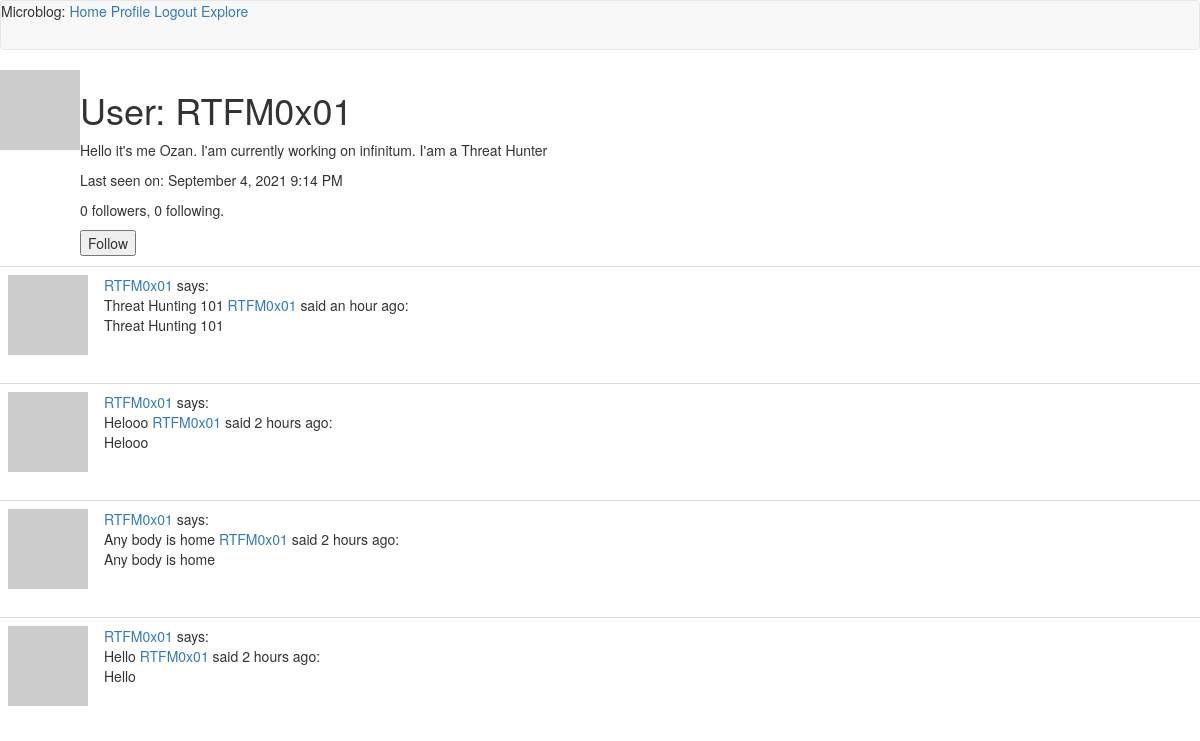
Page /user/RTFM0x01 (signed in) on the committed database.
### app/models.py (models this page shows, shortened)
class User(UserMixin, db.Model):
    id = db.Column(db.Integer, primary_key=True)
    username = db.Column(db.String(64), index=True, unique=True)
    email = db.Column(db.String(120), index=True, unique=True)
    password_hash = db.Column(db.String(128))
    posts = db.relationship('Post', backref='author', lazy='dynamic')
    about_me = db.Column(db.String(140))
    last_seen = db.Column(db.DateTime, default=datetime.utcnow)
    followed = db.relationship(
        'User', secondary=followers,
        primaryjoin=(followers.c.follower_id == id),
        secondaryjoin=(followers.c.followed_id == id),
        backref=db.backref('followers', lazy='dynamic'), lazy='dynamic')
    def is_following(self, user):
        return self.followed.filter(
            followers.c.followed_id == user.id).count() > 0
    def avatar(self, size):
        digest = md5(self.email.lower().encode('utf-8')).hexdigest()
        return 'https://www.gravatar.com/avatar/{}?d=identicon&s={}'.format(
            digest, size)

class Post(db.Model):
    id = db.Column(db.Integer, primary_key=True)
    body = db.Column(db.String(140))
    timestamp = db.Column(db.DateTime, index=True, default=datetime.utcnow)
    user_id = db.Column(db.Integer, db.ForeignKey('user.id'))

### app/routes.py (the view)
@app.route('/user/<username>')
@login_required
def user(username):
    user = User.query.filter_by(username=username).first_or_404()
    page = request.args.get('page', 1, type=int)
    posts = user.posts.order_by(Post.timestamp.desc()).paginate(
        page, app.config['POSTS_PER_PAGE'], False)
    next_url = url_for('user', username=user.username, page=posts.next_num) \
        if posts.has_next else None
    prev_url = url_for('user', username=user.username, page=posts.prev_num) \
        if posts.has_prev else None
    form = EmptyForm()
    return render_template('user.html', user=user, posts=posts.items,
                        next_url=next_url, prev_url=prev_url, form=form)

### app/forms.py
class EmptyForm(FlaskForm):
    submit = SubmitField('Submit')

### app/models.py (called while the page is built)
@login.user_loader
def load_user(id):
    return User.query.get(int(id))

### app/routes.py (called while the page is built)
@app.before_request
def before_request():
    if current_user.is_authenticated:
        current_user.last_seen = datetime.utcnow()
        db.session.commit()

### app/templates/user.html (shortened to what this page needs)
{% extends "base.html" %}
{% block content %}
    <table>
        <tr valign="top">
            <td><img src="{{ user.avatar(128) }}"></td>
            <td>
                <h1>User: {{ user.username }}</h1>
                {% if user.about_me %}<p>{{ user.about_me }}</p>{% endif %}
                {% if user.last_seen %}
                <p>Last seen on: {{ moment(user.last_seen).format('LLL') }}</p>
                {% endif %}
                <p>{{ user.followers.count() }} followers, {{ user.followed.count() }} following.</p>
                {% if user == current_user %}
                <p><a href="{{ url_for('edit_profile') }}">Edit your profile</a></p>
                {% elif not current_user.is_following(user) %}
                <p>
                    <form action="{{ url_for('follow', username=user.username) }}" method="post">
                        {{ form.submit(value='Follow') }}
                    </form>
                </p>
                {% endif %}
        </tr>
    </table>
    {% for post in posts %}
        {% include '_post.html' %}
    {% endfor %}
{% endblock %}

### app/templates/_post.html
<table class="table table-hover">
    <tr>
        <td width="70px">
            <a href="{{ url_for('user', username=post.author.username) }}">
                <img src="{{ post.author.avatar(70) }}" />
            </a>
        </td>
        <td>
            <a href="{{ url_for('user', username=post.author.username) }}">
                {{ post.author.username }}
            </a>
            says:
            <br>
            {{ post.body }}
            <a href="{{ url_for('user', username=post.author.username) }}">
                {{ post.author.username }}
            </a>
            said {{ moment(post.timestamp).fromNow() }}:
            <br>
            {{ post.body }}
        </td>
    </tr>
</table>

### rows in the picture
User: username "RTFM0x01", about_me "Hello it's me Ozan. I'am currently working on infinitum. I'am a Threat Hunter", last_seen "September 4, 2021 9:14 PM"
Post: author.username "RTFM0x01", body "Threat Hunting 101", timestamp "an hour ago"
Post: author.username "RTFM0x01", body "Helooo", timestamp "2 hours ago"
Post: author.username "RTFM0x01", body "Any body is home", timestamp "2 hours ago"
Post: author.username "RTFM0x01", body "Hello", timestamp "2 hours ago"

### other values in the picture
{{ user.followers.count() }} "0"
{{ user.followed.count() }} "0"
